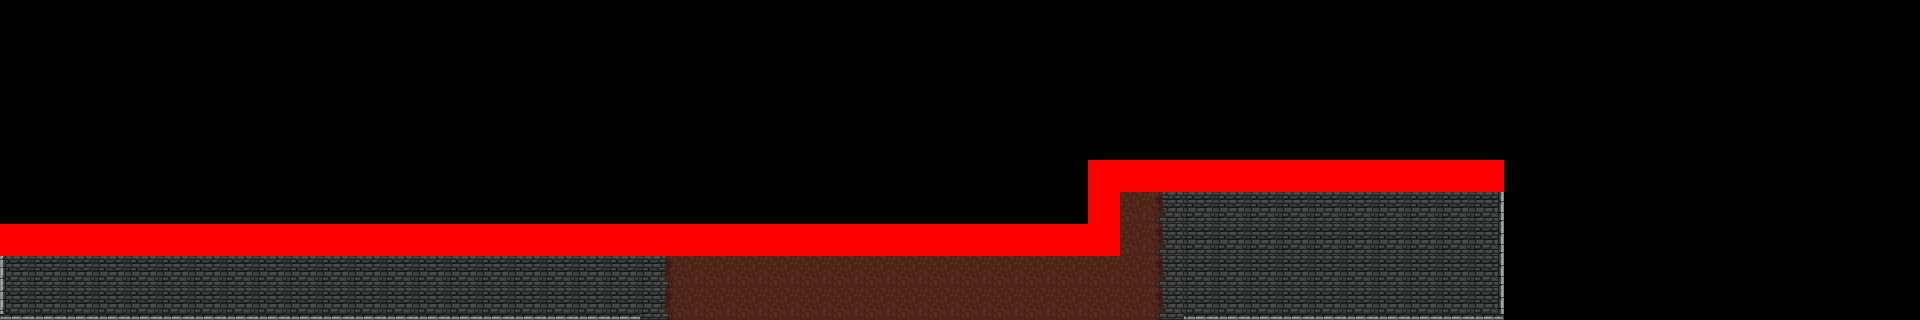

Below is a game level as drawn by its tile map, then a one-line description and the .tmx file that defines it, in full:
An orthogonal 60x10 tile map with 32x32 px tiles, 2 tile layers (Platform, Collisions), 2 tilesets.

<map version="1.0" tiledversion="1.1.5" orientation="orthogonal" renderorder="right-down" width="60" height="10" tilewidth="32" tileheight="32" infinite="0" nextobjectid="1">
 <tileset firstgid="1" name="Tiles" tilewidth="32" tileheight="32" tilecount="90" columns="10">
  <image source="Jungle Tiles.png" width="320" height="288" />
 </tileset>
 <tileset firstgid="91" name="Collisions" tilewidth="32" tileheight="32" tilecount="1" columns="1">
  <image source="Red Square.png" width="32" height="32" />
 </tileset>
 <layer name="Platform" width="60" height="10">
  <data encoding="csv">
0,0,0,0,0,0,0,0,0,0,0,0,0,0,0,0,0,0,0,0,0,0,0,0,0,0,0,0,0,0,0,0,0,0,0,0,0,0,0,0,0,0,0,0,0,0,0,0,0,0,0,0,0,0,0,0,0,0,0,0,
0,0,0,0,0,0,0,0,0,0,0,0,0,0,0,0,0,0,0,0,0,0,0,0,0,0,0,0,0,0,0,0,0,0,0,0,0,0,0,0,0,0,0,0,0,0,0,0,0,0,0,0,0,0,0,0,0,0,0,0,
0,0,0,0,0,0,0,0,0,0,0,0,0,0,0,0,0,0,0,0,0,0,0,0,0,0,0,0,0,0,0,0,0,0,0,0,0,0,0,0,0,0,0,0,0,0,0,0,0,0,0,0,0,0,0,0,0,0,0,0,
0,0,0,0,0,0,0,0,0,0,0,0,0,0,0,0,0,0,0,0,0,0,0,0,0,0,0,0,0,0,0,0,0,0,0,0,0,0,0,0,0,0,0,0,0,0,0,0,0,0,0,0,0,0,0,0,0,0,0,0,
0,0,0,0,0,0,0,0,0,0,0,0,0,0,0,0,0,0,0,0,0,0,0,0,0,0,0,0,0,0,0,0,0,0,0,0,0,0,0,0,0,0,0,0,0,0,0,0,0,0,0,0,0,0,0,0,0,0,0,0,
0,0,0,0,0,0,0,0,0,0,0,0,0,0,0,0,0,0,0,0,0,0,0,0,0,0,0,0,0,0,0,0,0,0,55,72,73,22,22,22,22,22,22,22,22,22,23,0,0,0,0,0,0,0,0,0,0,0,0,0,
0,0,0,0,0,0,0,0,0,0,0,0,0,0,0,0,0,0,0,0,0,0,0,0,0,0,0,0,0,0,0,0,0,0,65,82,83,32,32,32,32,32,32,32,32,32,33,0,0,0,0,0,0,0,0,0,0,0,0,0,
21,22,22,22,22,22,22,22,22,22,22,22,22,22,22,22,22,22,22,22,71,72,72,72,72,72,72,72,72,72,72,72,72,72,75,82,83,32,32,32,32,32,32,32,32,32,33,0,0,0,0,0,0,0,0,0,0,0,0,0,
31,32,32,32,32,32,32,32,32,32,32,32,32,32,32,32,32,32,32,32,81,82,82,82,82,82,82,82,82,82,82,82,82,82,82,82,83,32,32,32,32,32,32,32,32,32,33,0,0,0,0,0,0,0,0,0,0,0,0,0,
41,42,42,42,42,42,42,42,42,42,42,42,42,42,42,42,42,42,42,42,81,82,82,82,82,82,82,82,82,82,82,82,82,82,82,82,83,42,42,42,42,42,42,42,42,42,43,0,0,0,0,0,0,0,0,0,0,0,0,0
</data>
 </layer>
 <layer name="Collisions" width="60" height="10">
  <data encoding="csv">
0,0,0,0,0,0,0,0,0,0,0,0,0,0,0,0,0,0,0,0,0,0,0,0,0,0,0,0,0,0,0,0,0,0,0,0,0,0,0,0,0,0,0,0,0,0,0,0,0,0,0,0,0,0,0,0,0,0,0,0,
0,0,0,0,0,0,0,0,0,0,0,0,0,0,0,0,0,0,0,0,0,0,0,0,0,0,0,0,0,0,0,0,0,0,0,0,0,0,0,0,0,0,0,0,0,0,0,0,0,0,0,0,0,0,0,0,0,0,0,0,
0,0,0,0,0,0,0,0,0,0,0,0,0,0,0,0,0,0,0,0,0,0,0,0,0,0,0,0,0,0,0,0,0,0,0,0,0,0,0,0,0,0,0,0,0,0,0,0,0,0,0,0,0,0,0,0,0,0,0,0,
0,0,0,0,0,0,0,0,0,0,0,0,0,0,0,0,0,0,0,0,0,0,0,0,0,0,0,0,0,0,0,0,0,0,0,0,0,0,0,0,0,0,0,0,0,0,0,0,0,0,0,0,0,0,0,0,0,0,0,0,
0,0,0,0,0,0,0,0,0,0,0,0,0,0,0,0,0,0,0,0,0,0,0,0,0,0,0,0,0,0,0,0,0,0,0,0,0,0,0,0,0,0,0,0,0,0,0,0,0,0,0,0,0,0,0,0,0,0,0,0,
0,0,0,0,0,0,0,0,0,0,0,0,0,0,0,0,0,0,0,0,0,0,0,0,0,0,0,0,0,0,0,0,0,0,91,91,91,91,91,91,91,91,91,91,91,91,91,0,0,0,0,0,0,0,0,0,0,0,0,0,
0,0,0,0,0,0,0,0,0,0,0,0,0,0,0,0,0,0,0,0,0,0,0,0,0,0,0,0,0,0,0,0,0,0,91,0,0,0,0,0,0,0,0,0,0,0,0,0,0,0,0,0,0,0,0,0,0,0,0,0,
91,91,91,91,91,91,91,91,91,91,91,91,91,91,91,91,91,91,91,91,91,91,91,91,91,91,91,91,91,91,91,91,91,91,91,0,0,0,0,0,0,0,0,0,0,0,0,0,0,0,0,0,0,0,0,0,0,0,0,0,
0,0,0,0,0,0,0,0,0,0,0,0,0,0,0,0,0,0,0,0,0,0,0,0,0,0,0,0,0,0,0,0,0,0,0,0,0,0,0,0,0,0,0,0,0,0,0,0,0,0,0,0,0,0,0,0,0,0,0,0,
0,0,0,0,0,0,0,0,0,0,0,0,0,0,0,0,0,0,0,0,0,0,0,0,0,0,0,0,0,0,0,0,0,0,0,0,0,0,0,0,0,0,0,0,0,0,0,0,0,0,0,0,0,0,0,0,0,0,0,0
</data>
 </layer>
</map>